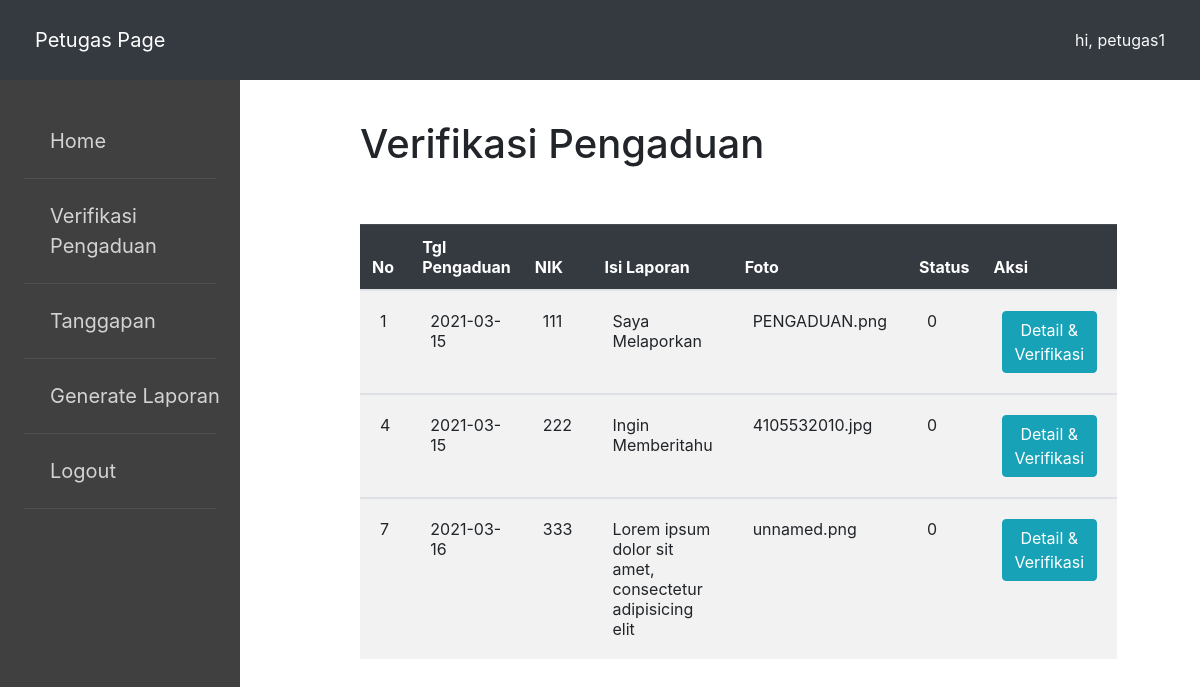
/view/petugas/verifikasi/verifikasi_pengaduan.php (signed in), run on the app's committed database.
### tables this page shows
CREATE TABLE `pengaduan` (
  `id_pengaduan` int(11) NOT NULL,
  `tgl_pengaduan` date NOT NULL,
  `nik` char(16) NOT NULL,
  `isi_laporan` text NOT NULL,
  `foto` varchar(255) NOT NULL,
  `status` enum('0','proses','selesai','') NOT NULL
);

### config/koneksi.php (called while the page is built, shortened)
<?php
class database{
	var $host = "localhost";
	var $uname = "root";
	var $pass = "";
	var $db= "db_pengaduan_masyarakat";
	var $koneksi = "";
	function __construct(){
		$this->koneksi = mysqli_connect($this->host, $this->uname, $this->pass, $this->db);
	}
	function verif_pengaduan()
	{
		$data = mysqli_query($this->koneksi, "SELECT * FROM pengaduan where status='0'");
		while ($d = mysqli_fetch_array($data)) {
			$hasil[] = $d;
		}
		return $hasil;
	}
}

### view/petugas/verifikasi/verifikasi_pengaduan.php (the view)
<?php
include '../../../config/koneksi.php';
include '../header/header.php';
$db = new database();
$lihat = $db->verif_pengaduan();
?>
	<div class="main">
		<h1>Verifikasi Pengaduan</h1><br/><br>
		<table class="table table-striped">
			<thead class="table-dark">
				<tr>
					<th>No</th>
					<th>Tgl Pengaduan</th>
					<th>NIK</th>
					<th>Isi Laporan</th>
					<th>Foto</th>
					<th>Status</th>
					<th>Aksi</th>
				</tr>
			</thead>
			<?php
			if (is_array($lihat)) {
				foreach ($lihat as $l) {
		 	?>
			<tbody>
				<tr>
					<td><?php echo $l['id_pengaduan']; ?></td>
					<td><?php echo $l['tgl_pengaduan']; ?></td>
					<td><?php echo $l['nik']; ?></td>
					<td><?php echo $l['isi_laporan']; ?></td>
					<td><?php echo $l['foto']; ?></td>
					<td><?php echo $l['status']; ?></td>
					<td>
						<a href="detail_verifikasi.php?id=<?php echo $l['id_pengaduan']; ?>" class="btn btn-info">Detail & Verifikasi</a>
					</td>
				</tr>
			</tbody>
		<?php } } ?>
		</table>
		<br><br>
	</div>

### assets/style.css (style rules this page uses)
.main { padding-top: 10%; margin-left: 30%; }
.table-striped { width: 90%; }
.table>tbody>tr>td { padding: 20px; }

### data on the page
pengaduan: id_pengaduan "1", tgl_pengaduan "2021-03-15", nik "111", isi_laporan "Saya Melaporkan", foto "PENGADUAN.png", status "0"
pengaduan: id_pengaduan "4", tgl_pengaduan "2021-03-15", nik "222", isi_laporan "Ingin Memberitahu", foto "4105532010.jpg", status "0"
pengaduan: id_pengaduan "7", tgl_pengaduan "2021-03-16", nik "333", isi_laporan "Lorem ipsum dolor sit amet, consectetur adipisicing elit", foto "unnamed.png", status "0"

### other printed values
$_SESSION['nama'] "petugas1"
